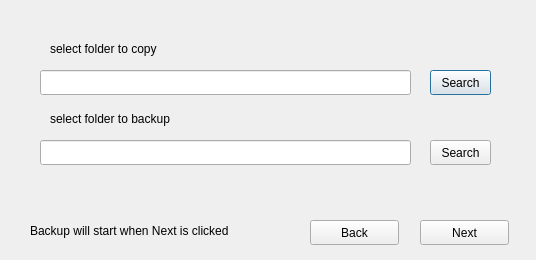
<?xml version="1.0" encoding="UTF-8"?>
<ui version="4.0">
 <class>BackupDialog</class>
 <widget class="QDialog" name="BackupDialog">
  <property name="geometry">
   <rect>
    <x>0</x>
    <y>0</y>
    <width>536</width>
    <height>260</height>
   </rect>
  </property>
  <property name="windowTitle">
   <string>Dialog</string>
  </property>
  <widget class="QPushButton" name="copyButton">
   <property name="geometry">
    <rect>
     <x>430</x>
     <y>70</y>
     <width>61</width>
     <height>25</height>
    </rect>
   </property>
   <property name="text">
    <string>Search</string>
   </property>
  </widget>
  <widget class="QLineEdit" name="copyLine">
   <property name="geometry">
    <rect>
     <x>40</x>
     <y>70</y>
     <width>371</width>
     <height>25</height>
    </rect>
   </property>
  </widget>
  <widget class="QLineEdit" name="backupLine">
   <property name="geometry">
    <rect>
     <x>40</x>
     <y>140</y>
     <width>371</width>
     <height>25</height>
    </rect>
   </property>
  </widget>
  <widget class="QPushButton" name="backupButton">
   <property name="geometry">
    <rect>
     <x>430</x>
     <y>140</y>
     <width>61</width>
     <height>25</height>
    </rect>
   </property>
   <property name="text">
    <string>Search</string>
   </property>
  </widget>
  <widget class="QLabel" name="copyLabel">
   <property name="geometry">
    <rect>
     <x>50</x>
     <y>40</y>
     <width>281</width>
     <height>17</height>
    </rect>
   </property>
   <property name="text">
    <string>select folder to copy</string>
   </property>
  </widget>
  <widget class="QLabel" name="backupLabel">
   <property name="geometry">
    <rect>
     <x>50</x>
     <y>110</y>
     <width>211</width>
     <height>17</height>
    </rect>
   </property>
   <property name="text">
    <string>select folder to backup</string>
   </property>
  </widget>
  <widget class="QPushButton" name="pushButton">
   <property name="geometry">
    <rect>
     <x>420</x>
     <y>220</y>
     <width>89</width>
     <height>25</height>
    </rect>
   </property>
   <property name="text">
    <string>Next</string>
   </property>
  </widget>
  <widget class="QPushButton" name="pushButton_2">
   <property name="geometry">
    <rect>
     <x>310</x>
     <y>220</y>
     <width>89</width>
     <height>25</height>
    </rect>
   </property>
   <property name="text">
    <string>Back</string>
   </property>
  </widget>
  <widget class="QLabel" name="detailsLabel">
   <property name="geometry">
    <rect>
     <x>30</x>
     <y>220</y>
     <width>271</width>
     <height>21</height>
    </rect>
   </property>
   <property name="text">
    <string>Backup will start when Next is clicked</string>
   </property>
  </widget>
 </widget>
 <resources/>
 <connections/>
</ui>
